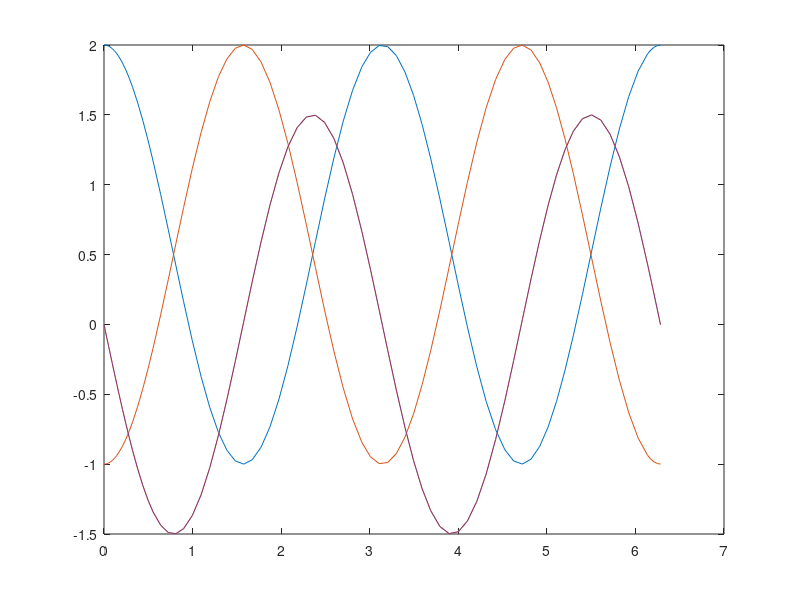

This figure's MATLAB source:
function [] = hyper_trash()



x0 = [2,-1,0,0]';
fun = @(t,x) sourceTerm(t,x);

[t,y]= ode45(fun, [0, 2*pi], x0);
figure(88); clf;
plot(t,y)

function [y] = sourceTerm(t, x)
t1_2=x(3);
t2_1=x(4);
t1_1= x(1);
t2_2 = x(2);
y(1,1)=  t1_2 + t2_1;
y(2,1) = - t1_2 - t2_1;
y(3,1) =    t2_2 - t1_1;
y(4,1)=  t2_2 - t1_1;